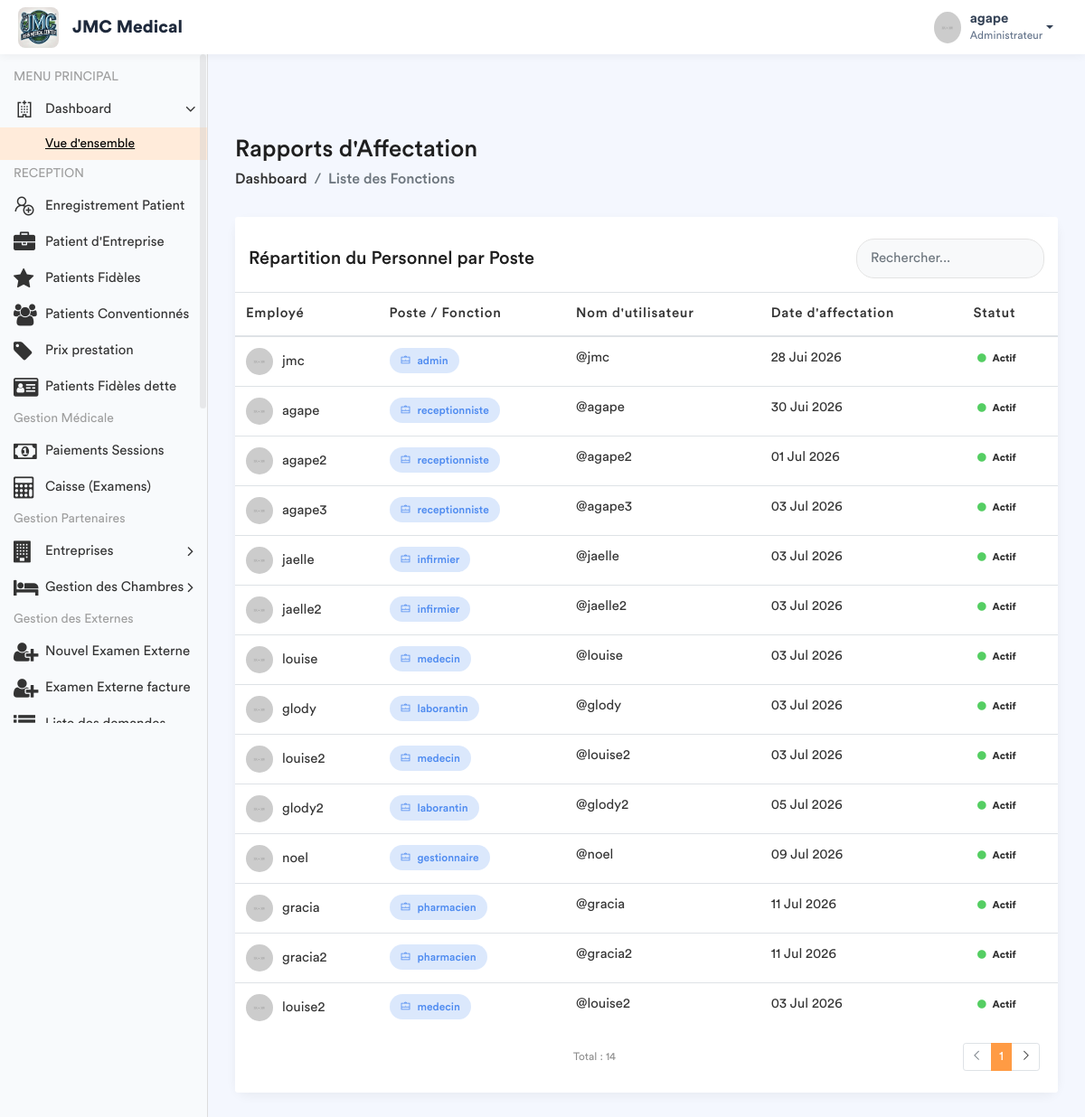
The app's page /employe-poste/ (signed in) with its own data.
### app/models.py (models this page shows, shortened)
class Fonction(models.Model):
    fonctionKey = models.ForeignKey(Role, on_delete=models.SET_NULL, null=True)
    userKey = models.ForeignKey(User, on_delete=models.SET_NULL, null=True, related_name='user_fonction')
    autorisation = models.CharField(max_length=30, default='oui')
    hopital = models.ForeignKey(Hopital , on_delete=models.SET_NULL, null = True , related_name= 'hopital_fonction')

class Role(models.Model):
    roleName = models.CharField(max_length=30)

### app/views.py (the view)
# urls.py: path('employe-poste/', views.liste_employe_poste, name='liste_employe_poste'),
@login_required
def liste_employe_poste(request):
    role_user = Fonction.objects.filter(userKey=request.user).first()
    fonctionKey = role_user.fonctionKey.roleName if role_user else None
    liste_postes = Fonction.objects.all().select_related('userKey', 'fonctionKey')
    context = {
        'liste_postes': liste_postes,
        'fonctionKey': fonctionKey,
    }
    return render(request, 'back-end/liste_fonctions.html', context)

### app/templates/back-end/liste_fonctions.html (shortened to what this page needs)
<!DOCTYPE html>
{% load static %}
<html lang="fr">
    <head>
        {% include 'back-end/includes/css.html'%}
    </head>
    <body>
        <div class="main-wrapper">
            {% include 'back-end/includes/header.html'%}
            {% include 'back-end/includes/sidebar.html'%}
            <div class="page-wrapper">
                <div class="content container-fluid">
                    <div class="page-header">
                        <div class="row align-items-center">
                            <div class="col">
                                <h3 class="page-title">Rapports d'Affectation</h3>
                                <ul class="breadcrumb">
                                    <li class="breadcrumb-item"><a href="{% url 'dashboard' %}">Dashboard</a></li>
                                    <li class="breadcrumb-item active">Liste des Fonctions</li>
                                </ul>
                            </div>
                        </div>
                    </div>
                    <div class="row">
                        <div class="col-md-12">
                            <div class="card card-table">
                                <div class="card-header bg-white border-0 pt-4">
                                    <div class="row align-items-center">
                                        <div class="col">
                                            <h4 class="card-title mb-0">Répartition du Personnel par Poste</h4>
                                        </div>
                                        <div class="col-auto">
                                            <div class="search-box-container">
                                                <input type="text" id="searchInput" class="form-control" placeholder="Rechercher...">
                                            </div>
                                        </div>
                                    </div>
                                </div>
                                <div class="card-body">
                                    <div class="table-responsive">
                                        <table class="table table-hover table-center mb-0">
                                            <thead>
                                                <tr>
                                                    <th>Employé</th>
                                                    <th>Poste / Fonction</th>
                                                    <th>Nom d'utilisateur</th>
                                                    <th>Date d'affectation</th>
                                                    <th>Statut</th>
                                                </tr>
                                            </thead>
                                            <tbody id="tableBody">
                                                {% for poste in liste_postes %}
                                                <tr>
                                                    <td>
                                                        <h2 class="table-avatar">
                                                            <img src="/static/back-end/assets/img/profiles/avatar-01.jpg" alt="">
                                                            {{ poste.userKey.get_full_name|default:poste.userKey.username }}
                                                        </h2>
                                                    </td>
                                                    <td>
                                                        <span class="badge bg-inverse-primary badge-role">
                                                            <i class="la la-briefcase mr-1"></i> {{ poste.fonctionKey.roleName }}
                                                        </span>
                                                    </td>
                                                    <td>@{{ poste.userKey.username }}</td>
                                                    <td>{{ poste.userKey.date_joined|date:"d M Y" }}</td>
                                                    <td>
                                                        {% if poste.userKey.is_active %}
                                                            <span class="badge badge-success-border"><i class="fa fa-circle text-success mr-1"></i> Actif</span>
                                                        {% else %}
                                                            <span class="badge badge-danger-border"><i class="fa fa-circle text-danger mr-1"></i> Inactif</span>
                                                        {% endif %}
                                                    </td>
                                                </tr>
                                                {% empty %}
                                                <tr>
                                                    <td colspan="6" class="text-center text-muted py-4">
                                                        Aucune affectation enregistrée.
                                                    </td>
                                                </tr>
                                                {% endfor %}
                                            </tbody>
                                        </table>
                                    </div>
                                </div>
                                <div class="card-footer bg-white border-0 pb-4">
                                    <div class="row align-items-center">
                                        <div class="col">
                                            <small class="text-muted">Total : {{ liste_postes|length }}</small>
                                        </div>
                                        <div class="col-auto">
                                            <ul class="pagination pagination-sm mb-0">
                                                <li class="page-item disabled"><a class="page-link" href="#"><i class="la la-angle-left"></i></a></li>
                                                <li class="page-item active"><a class="page-link" href="#">1</a></li>
                                                <li class="page-item"><a class="page-link" href="#"><i class="la la-angle-right"></i></a></li>
                                            </ul>
                                        </div>
                                    </div>
                                </div>
                            </div>
                        </div>
                    </div>
                </div>
            </div>
        </div>
    </body>
</html>

### app/templates/back-end/includes/header.html (shortened to what this page needs)
{% load static %}
<header class="header-modern" style="background: #ffffff; height: 60px; box-shadow: 0 2px 10px rgba(0,0,0,0.05); display: flex; align-items: center; padding: 0 20px; position: relative; z-index: 1060;">
    <div class="header-left" style="display: flex; align-items: center;">
        <a href="{% url 'home' %}" class="logo">
            <img src="{% static 'front-end/assets/img/dr/jmc.jpeg' %}" width="45" height="45" alt="Moyanoli" style="border-radius: 8px;">
        </a>
        <span style="font-weight: 700; font-size: 1.2rem; margin-left: 15px; color: #1e293b;">JMC Medical</span>
    </div>
    <ul class="nav user-menu" style="list-style: none; display: flex; align-items: center; margin-left: auto;">
        <li class="nav-item dropdown has-arrow main-drop">
            <a href="#" class="dropdown-toggle nav-link" data-toggle="dropdown" style="display: flex; align-items: center; color: #334155; text-decoration: none;">
                <span class="user-img" style="margin-right: 10px;">
                    <img src="{% static 'back-end/assets/img/profiles/avatar-21.jpg' %}" width="35" height="35" alt="User" style="border-radius: 50%;">
                </span>
                <div style="line-height: 1.2;">
                    <span style="font-weight: 600; display: block;">{{ user.username }}</span>
                    <span style="font-size: 0.75rem; color: #64748b;">Administrateur</span>
                </div>
            </a>
        </li>
    </ul>
</header>

### app/templates/back-end/liste_fonctions.html (style rules this page uses)
.page-wrapper { background-color: #f4f7fe; }
.card-table { border: none; border-radius: 15px; box-shadow: 0 4px 12px rgba(0,0,0,0.05); }
.badge-role { padding: 8px 12px; border-radius: 20px; font-weight: 500; font-size: 12px; }
.table-avatar img { width: 30px; height: 30px; border-radius: 50%; margin-right: 10px; }
.search-box-container { max-width: 300px; }
.search-box-container .form-control { border-radius: 20px; padding-left: 15px; background-color: #f8f9fa; border: 1px solid #e3e3e3; }

### records on screen
Fonction: userKey.get_full_name "jmc", fonctionKey.roleName "admin", userKey.username "jmc", userKey.date_joined "28 Jui 2026", shows "Actif"
Fonction: userKey.get_full_name "agape", fonctionKey.roleName "receptionniste", userKey.username "agape", userKey.date_joined "30 Jui 2026", shows "Actif"
Fonction: userKey.get_full_name "agape2", fonctionKey.roleName "receptionniste", userKey.username "agape2", userKey.date_joined "01 Jul 2026", shows "Actif"
Fonction: userKey.get_full_name "agape3", fonctionKey.roleName "receptionniste", userKey.username "agape3", userKey.date_joined "03 Jul 2026", shows "Actif"
Fonction: userKey.get_full_name "jaelle", fonctionKey.roleName "infirmier", userKey.username "jaelle", userKey.date_joined "03 Jul 2026", shows "Actif"
Fonction: userKey.get_full_name "jaelle2", fonctionKey.roleName "infirmier", userKey.username "jaelle2", userKey.date_joined "03 Jul 2026", shows "Actif"
Fonction: userKey.get_full_name "louise", fonctionKey.roleName "medecin", userKey.username "louise", userKey.date_joined "03 Jul 2026", shows "Actif"
Fonction: userKey.get_full_name "glody", fonctionKey.roleName "laborantin", userKey.username "glody", userKey.date_joined "03 Jul 2026", shows "Actif"
Fonction: userKey.get_full_name "louise2", fonctionKey.roleName "medecin", userKey.username "louise2", userKey.date_joined "03 Jul 2026", shows "Actif"
Fonction: userKey.get_full_name "glody2", fonctionKey.roleName "laborantin", userKey.username "glody2", userKey.date_joined "05 Jul 2026", shows "Actif"
Fonction: userKey.get_full_name "noel", fonctionKey.roleName "gestionnaire", userKey.username "noel", userKey.date_joined "09 Jul 2026", shows "Actif"
Fonction: userKey.get_full_name "gracia", fonctionKey.roleName "pharmacien", userKey.username "gracia", userKey.date_joined "11 Jul 2026", shows "Actif"
Fonction: userKey.get_full_name "gracia2", fonctionKey.roleName "pharmacien", userKey.username "gracia2", userKey.date_joined "11 Jul 2026", shows "Actif"
Fonction: userKey.get_full_name "louise2", fonctionKey.roleName "medecin", userKey.username "louise2", userKey.date_joined "03 Jul 2026", shows "Actif"

### other values on screen
{{ user.username }} "agape"
{{ liste_postes|length }} "14"
